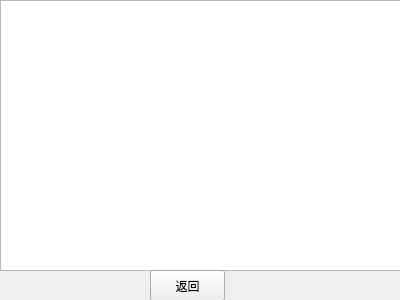
<?xml version="1.0" encoding="UTF-8"?>
<ui version="4.0">
 <class>AboutUs</class>
 <widget class="QWidget" name="AboutUs">
  <property name="geometry">
   <rect>
    <x>0</x>
    <y>0</y>
    <width>400</width>
    <height>300</height>
   </rect>
  </property>
  <property name="windowTitle">
   <string>Form</string>
  </property>
  <widget class="QTextEdit" name="textEdit">
   <property name="enabled">
    <bool>true</bool>
   </property>
   <property name="geometry">
    <rect>
     <x>0</x>
     <y>0</y>
     <width>401</width>
     <height>271</height>
    </rect>
   </property>
   <property name="acceptDrops">
    <bool>false</bool>
   </property>
   <property name="styleSheet">
    <string notr="true">font-size:20px;</string>
   </property>
   <property name="readOnly">
    <bool>true</bool>
   </property>
  </widget>
  <widget class="QPushButton" name="back">
   <property name="geometry">
    <rect>
     <x>150</x>
     <y>270</y>
     <width>75</width>
     <height>31</height>
    </rect>
   </property>
   <property name="text">
    <string>返回</string>
   </property>
  </widget>
 </widget>
 <resources/>
 <connections/>
</ui>
